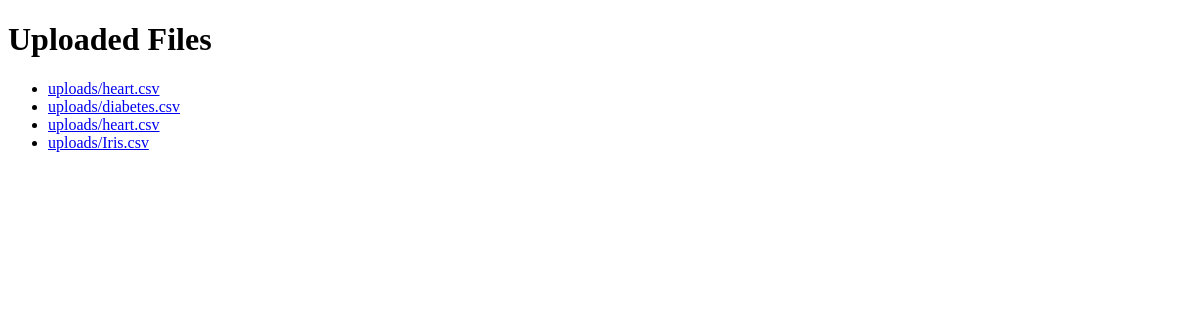
The app's page /show_uploaded_files/, older data.
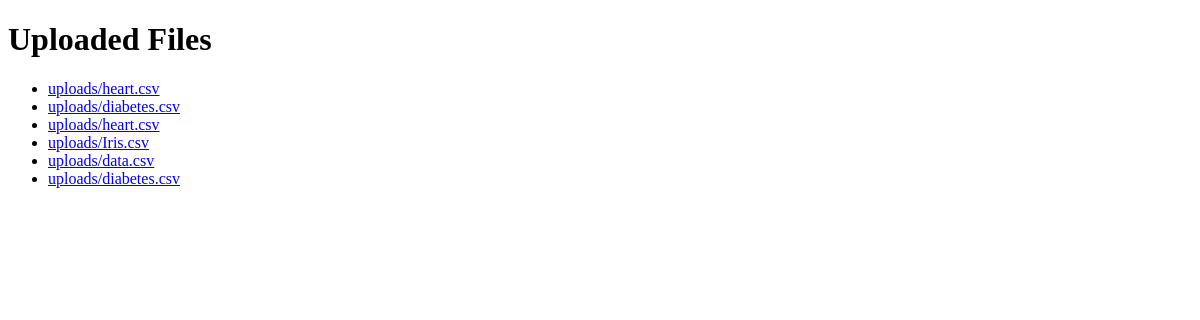
The same page, newer data.
### home/models.py (models this page shows, shortened)
class UploadedFile(models.Model):
    file = models.FileField(upload_to='uploads/')
    upload_date = models.DateTimeField(auto_now_add=True)
    uploaded_by = models.ForeignKey(User, on_delete=models.CASCADE)

### home/views.py (the view)
# urls.py: path('show_uploaded_files/',views.show_uploaded_files,name='show_uploaded_files'),
def show_uploaded_files(request):
    if request.method == 'POST':
        form = UploadForm(request.POST, request.FILES)
        if form.is_valid():
            form.save()
            return redirect('show_uploaded_files')
    else:
        form = UploadForm()
    files = UploadedFile.objects.all()
    return render(request, 'uploaded_files.html', {'files': files, 'form': form})

### templates/uploaded_files.html (shortened to what this page needs)
<!DOCTYPE html>
<html lang="en">
<head>
</head>
<body>
    <h1>Uploaded Files</h1>
    <ul>
        {% for file in files %}
            <li><a href="{{ file.file.url }}">{{ file.file.name }}</a></li>
        {% endfor %}
    </ul>

Row changes from the older to the newer data that the page shows:
added UploadedFile: file.name "uploads/data.csv"
added UploadedFile: file.name "uploads/diabetes.csv"
